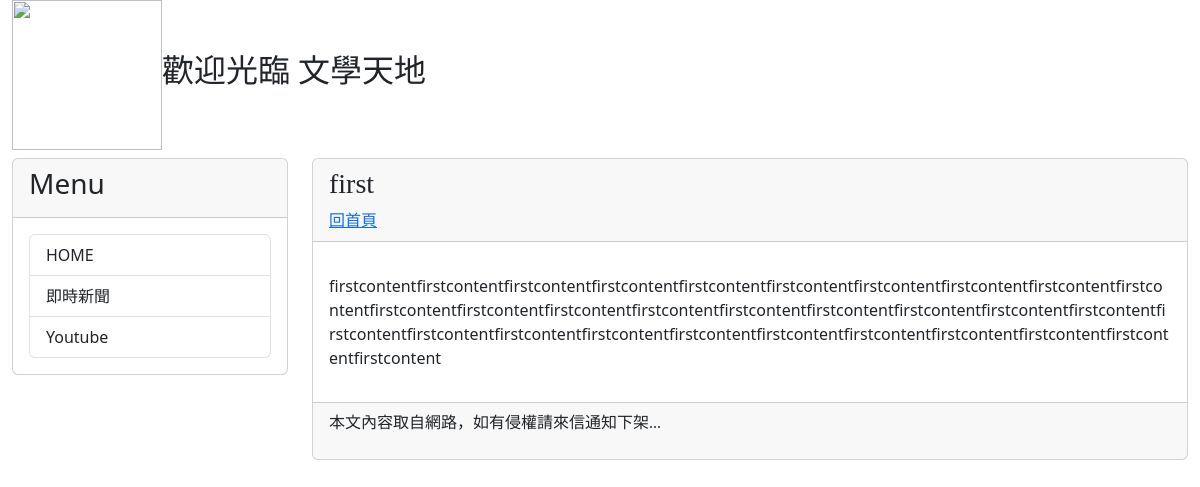
Page /post/wwwfirst/ on the committed database.
### mysite/models.py (models this page shows, shortened)
class Post(models.Model):
    title = models.CharField(max_length=200)
    slug = models.CharField(max_length=200)
    body = models.TextField()
    pub_date = models.DateTimeField(auto_now_add=True)
    class Meta:
        ordering = ('-pub_date',)

### mysite/views.py (the view)
# urls.py: path("post/<slug:slug>/", showpost)
def showpost(request, slug):
    try:
        post = Post.objects.get(slug=slug)
        if post != None:
            return render(request, 'post.html', locals())
    except:
        return redirect("/")

### mysite/templatetags/markdown_extras.py (called while the page is built)
@register.filter
def convert_markdown(text):
    return markdown.markdown(text)

### templates/post.html (shortened to what this page needs)
{% extends "base.html" %}
{% load markdown_extras %}
{% block headmessage %}
    <h3 style="font-family: 微軟正黑體;">{{ post.title }}</h3>
    <a style="font-family: 微軟正黑體;" href="/">回首頁</a>
{% endblock %}
{% block content %}
    <p style="font-family:微軟正黑體;font-size:12pt;letter-spacing: 2pt;">
        {{ post.body | convert_markdown | safe }}
    </p>
{% endblock %}

### rows in the picture
Post: title "first", body|convert_markdown "firstcontentfirstcontentfirstcontentfirstcontentfirstcontentfirstcontentfirstcontentfirstcontentfirstcontentfirstcontentfirstcontentfirstcontentfirstcontentfirstcontentfirstcontentfirstcontentfirstcontentfirstcontentfirstcontentfirstcontentfirstcontentfirstcontentfirstcontentfirstcontentfirstcontentfirstcontentfirstcontentfirstcontentfirstcontentfirstcontent"
